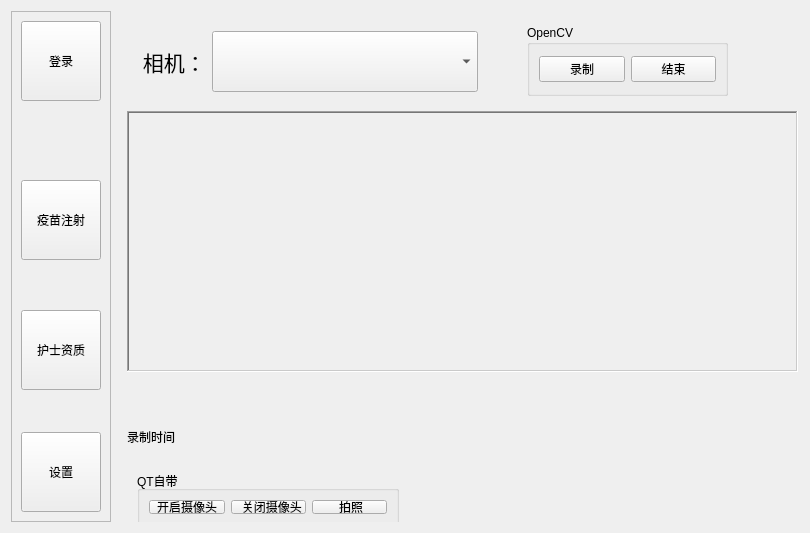
<?xml version="1.0" encoding="UTF-8"?>
<ui version="4.0">
 <class>Widget</class>
 <widget class="QWidget" name="Widget">
  <property name="geometry">
   <rect>
    <x>0</x>
    <y>0</y>
    <width>810</width>
    <height>533</height>
   </rect>
  </property>
  <property name="windowTitle">
   <string>Widget</string>
  </property>
  <property name="styleSheet">
   <string notr="true"/>
  </property>
  <layout class="QGridLayout" name="gridLayout_2">
   <item row="0" column="0">
    <widget class="QFrame" name="frame">
     <property name="frameShape">
      <enum>QFrame::StyledPanel</enum>
     </property>
     <property name="frameShadow">
      <enum>QFrame::Raised</enum>
     </property>
     <layout class="QGridLayout" name="gridLayout">
      <item row="2" column="0">
       <widget class="QPushButton" name="btn_injection">
        <property name="minimumSize">
         <size>
          <width>80</width>
          <height>80</height>
         </size>
        </property>
        <property name="text">
         <string>疫苗注射</string>
        </property>
        <property name="checkable">
         <bool>true</bool>
        </property>
        <property name="autoExclusive">
         <bool>true</bool>
        </property>
       </widget>
      </item>
      <item row="1" column="0">
       <spacer name="verticalSpacer_12">
        <property name="orientation">
         <enum>Qt::Vertical</enum>
        </property>
        <property name="sizeHint" stdset="0">
         <size>
          <width>20</width>
          <height>87</height>
         </size>
        </property>
       </spacer>
      </item>
      <item row="6" column="0">
       <spacer name="verticalSpacer_2">
        <property name="orientation">
         <enum>Qt::Vertical</enum>
        </property>
        <property name="sizeHint" stdset="0">
         <size>
          <width>20</width>
          <height>50</height>
         </size>
        </property>
       </spacer>
      </item>
      <item row="7" column="0">
       <widget class="QPushButton" name="btn_setting">
        <property name="minimumSize">
         <size>
          <width>80</width>
          <height>80</height>
         </size>
        </property>
        <property name="text">
         <string>设置</string>
        </property>
        <property name="checkable">
         <bool>true</bool>
        </property>
        <property name="autoExclusive">
         <bool>true</bool>
        </property>
       </widget>
      </item>
      <item row="8" column="0">
       <spacer name="verticalSpacer_4">
        <property name="orientation">
         <enum>Qt::Vertical</enum>
        </property>
        <property name="sizeHint" stdset="0">
         <size>
          <width>20</width>
          <height>3</height>
         </size>
        </property>
       </spacer>
      </item>
      <item row="0" column="0">
       <widget class="QPushButton" name="btn_login">
        <property name="minimumSize">
         <size>
          <width>80</width>
          <height>80</height>
         </size>
        </property>
        <property name="focusPolicy">
         <enum>Qt::NoFocus</enum>
        </property>
        <property name="text">
         <string>登录</string>
        </property>
        <property name="checkable">
         <bool>true</bool>
        </property>
        <property name="autoExclusive">
         <bool>true</bool>
        </property>
       </widget>
      </item>
      <item row="5" column="0">
       <widget class="QPushButton" name="btn_message">
        <property name="minimumSize">
         <size>
          <width>80</width>
          <height>80</height>
         </size>
        </property>
        <property name="focusPolicy">
         <enum>Qt::NoFocus</enum>
        </property>
        <property name="text">
         <string>护士资质</string>
        </property>
        <property name="checkable">
         <bool>true</bool>
        </property>
        <property name="autoExclusive">
         <bool>true</bool>
        </property>
       </widget>
      </item>
      <item row="4" column="0">
       <spacer name="verticalSpacer">
        <property name="orientation">
         <enum>Qt::Vertical</enum>
        </property>
        <property name="sizeHint" stdset="0">
         <size>
          <width>20</width>
          <height>59</height>
         </size>
        </property>
       </spacer>
      </item>
     </layout>
    </widget>
   </item>
   <item row="0" column="1">
    <widget class="QStackedWidget" name="stackedWidget">
     <property name="styleSheet">
      <string notr="true"/>
     </property>
     <property name="frameShape">
      <enum>QFrame::NoFrame</enum>
     </property>
     <property name="frameShadow">
      <enum>QFrame::Plain</enum>
     </property>
     <property name="currentIndex">
      <number>2</number>
     </property>
     <widget class="QWidget" name="page">
      <layout class="QGridLayout" name="gridLayout_3">
       <item row="0" column="1">
        <widget class="QTabWidget" name="tabWidget">
         <property name="enabled">
          <bool>true</bool>
         </property>
         <property name="tabPosition">
          <enum>QTabWidget::North</enum>
         </property>
         <property name="tabShape">
          <enum>QTabWidget::Rounded</enum>
         </property>
         <property name="currentIndex">
          <number>0</number>
         </property>
         <property name="iconSize">
          <size>
           <width>25</width>
           <height>25</height>
          </size>
         </property>
         <property name="tabsClosable">
          <bool>false</bool>
         </property>
         <property name="tabBarAutoHide">
          <bool>false</bool>
         </property>
         <widget class="QWidget" name="tab">
          <attribute name="title">
           <string> 录入</string>
          </attribute>
          <layout class="QGridLayout" name="gridLayout_7">
           <item row="1" column="0">
            <widget class="QWidget" name="widget_10" native="true">
             <layout class="QHBoxLayout" name="horizontalLayout_6">
              <item>
               <widget class="QWidget" name="widget_9" native="true">
                <layout class="QGridLayout" name="gridLayout_6">
                 <item row="0" column="0">
                  <widget class="QLabel" name="lbl_show">
                   <property name="minimumSize">
                    <size>
                     <width>350</width>
                     <height>400</height>
                    </size>
                   </property>
                   <property name="maximumSize">
                    <size>
                     <width>350</width>
                     <height>420</height>
                    </size>
                   </property>
                   <property name="styleSheet">
                    <string notr="true">border-image: url(:/img/img/icon_show.gif);</string>
                   </property>
                   <property name="text">
                    <string/>
                   </property>
                  </widget>
                 </item>
                </layout>
               </widget>
              </item>
              <item>
               <widget class="QWidget" name="widget_8" native="true">
                <layout class="QGridLayout" name="gridLayout_5">
                 <item row="3" column="2">
                  <widget class="QPushButton" name="btn_input">
                   <property name="minimumSize">
                    <size>
                     <width>60</width>
                     <height>25</height>
                    </size>
                   </property>
                   <property name="maximumSize">
                    <size>
                     <width>60</width>
                     <height>25</height>
                    </size>
                   </property>
                   <property name="text">
                    <string>录入</string>
                   </property>
                  </widget>
                 </item>
                 <item row="0" column="0" colspan="3">
                  <widget class="QWidget" name="widget_7" native="true">
                   <layout class="QHBoxLayout" name="horizontalLayout_5">
                    <item>
                     <widget class="QWidget" name="widget_3" native="true">
                      <layout class="QVBoxLayout" name="verticalLayout_3">
                       <item>
                        <spacer name="verticalSpacer_5">
                         <property name="orientation">
                          <enum>Qt::Vertical</enum>
                         </property>
                         <property name="sizeHint" stdset="0">
                          <size>
                           <width>20</width>
                           <height>40</height>
                          </size>
                         </property>
                        </spacer>
                       </item>
                       <item>
                        <widget class="QLabel" name="label_9">
                         <property name="text">
                          <string> 工号：</string>
                         </property>
                        </widget>
                       </item>
                       <item>
                        <widget class="QLabel" name="label_8">
                         <property name="text">
                          <string> 姓名：</string>
                         </property>
                        </widget>
                       </item>
                       <item>
                        <widget class="QLabel" name="label_10">
                         <property name="text">
                          <string> 资质有效期</string>
                         </property>
                        </widget>
                       </item>
                       <item>
                        <spacer name="verticalSpacer_6">
                         <property name="orientation">
                          <enum>Qt::Vertical</enum>
                         </property>
                         <property name="sizeHint" stdset="0">
                          <size>
                           <width>20</width>
                           <height>40</height>
                          </size>
                         </property>
                        </spacer>
                       </item>
                      </layout>
                     </widget>
                    </item>
                    <item>
                     <widget class="QWidget" name="widget_6" native="true">
                      <layout class="QVBoxLayout" name="verticalLayout_4">
                       <item>
                        <spacer name="verticalSpacer_7">
                         <property name="orientation">
                          <enum>Qt::Vertical</enum>
                         </property>
                         <property name="sizeHint" stdset="0">
                          <size>
                           <width>20</width>
                           <height>40</height>
                          </size>
                         </property>
                        </spacer>
                       </item>
                       <item>
                        <widget class="QLineEdit" name="lE_id">
                         <property name="sizePolicy">
                          <sizepolicy hsizetype="Expanding" vsizetype="Expanding">
                           <horstretch>0</horstretch>
                           <verstretch>0</verstretch>
                          </sizepolicy>
                         </property>
                        </widget>
                       </item>
                       <item>
                        <widget class="QLineEdit" name="lE_name">
                         <property name="sizePolicy">
                          <sizepolicy hsizetype="Expanding" vsizetype="Expanding">
                           <horstretch>0</horstretch>
                           <verstretch>0</verstretch>
                          </sizepolicy>
                         </property>
                        </widget>
                       </item>
                       <item>
                        <widget class="QDateEdit" name="dE_deadline">
                         <property name="sizePolicy">
                          <sizepolicy hsizetype="Expanding" vsizetype="Expanding">
                           <horstretch>0</horstretch>
                           <verstretch>0</verstretch>
                          </sizepolicy>
                         </property>
                        </widget>
                       </item>
                       <item>
                        <spacer name="verticalSpacer_8">
                         <property name="orientation">
                          <enum>Qt::Vertical</enum>
                         </property>
                         <property name="sizeHint" stdset="0">
                          <size>
                           <width>20</width>
                           <height>40</height>
                          </size>
                         </property>
                        </spacer>
                       </item>
                      </layout>
                     </widget>
                    </item>
                   </layout>
                  </widget>
                 </item>
                 <item row="2" column="0" colspan="3">
                  <widget class="QLabel" name="lbl_image">
                   <property name="minimumSize">
                    <size>
                     <width>150</width>
                     <height>200</height>
                    </size>
                   </property>
                   <property name="styleSheet">
                    <string notr="true">border-image: url(:/img/img/icon_add.png);</string>
                   </property>
                   <property name="text">
                    <string/>
                   </property>
                  </widget>
                 </item>
                 <item row="1" column="0">
                  <widget class="QToolButton" name="btn_choose">
                   <property name="text">
                    <string>  选择资质图片</string>
                   </property>
                  </widget>
                 </item>
                 <item row="1" column="1">
                  <widget class="QLabel" name="lbl_filename">
                   <property name="maximumSize">
                    <size>
                     <width>190</width>
                     <height>16777215</height>
                    </size>
                   </property>
                   <property name="text">
                    <string>未选择文件</string>
                   </property>
                  </widget>
                 </item>
                </layout>
               </widget>
              </item>
             </layout>
            </widget>
           </item>
           <item row="0" column="0">
            <spacer name="verticalSpacer_9">
             <property name="orientation">
              <enum>Qt::Vertical</enum>
             </property>
             <property name="sizeHint" stdset="0">
              <size>
               <width>20</width>
               <height>40</height>
              </size>
             </property>
            </spacer>
           </item>
           <item row="2" column="0">
            <spacer name="verticalSpacer_10">
             <property name="orientation">
              <enum>Qt::Vertical</enum>
             </property>
             <property name="sizeHint" stdset="0">
              <size>
               <width>20</width>
               <height>40</height>
              </size>
             </property>
            </spacer>
           </item>
          </layout>
         </widget>
         <widget class="QWidget" name="tab_3">
          <attribute name="title">
           <string>查找</string>
          </attribute>
          <layout class="QGridLayout" name="gridLayout_4">
           <item row="0" column="0">
            <widget class="QWidget" name="widget" native="true">
             <property name="sizePolicy">
              <sizepolicy hsizetype="Preferred" vsizetype="Preferred">
               <horstretch>0</horstretch>
               <verstretch>0</verstretch>
              </sizepolicy>
             </property>
             <property name="maximumSize">
              <size>
               <width>16777215</width>
               <height>160</height>
              </size>
             </property>
             <layout class="QHBoxLayout" name="horizontalLayout_3">
              <item>
               <widget class="QGroupBox" name="groupBox">
                <property name="minimumSize">
                 <size>
                  <width>0</width>
                  <height>100</height>
                 </size>
                </property>
                <property name="title">
                 <string> 查询条件1</string>
                </property>
                <layout class="QHBoxLayout" name="horizontalLayout">
                 <item>
                  <widget class="QWidget" name="widget_2" native="true">
                   <layout class="QVBoxLayout" name="verticalLayout">
                    <item>
                     <widget class="QLabel" name="label">
                      <property name="text">
                       <string>护士工号：</string>
                      </property>
                     </widget>
                    </item>
                    <item>
                     <widget class="QLabel" name="label_5">
                      <property name="text">
                       <string> 姓名：</string>
                      </property>
                     </widget>
                    </item>
                    <item>
                     <widget class="QLabel" name="label_7">
                      <property name="text">
                       <string> 资质状态：</string>
                      </property>
                     </widget>
                    </item>
                   </layout>
                  </widget>
                 </item>
                 <item>
                  <widget class="QWidget" name="widget_5" native="true">
                   <layout class="QVBoxLayout" name="verticalLayout_2">
                    <item>
                     <widget class="QLineEdit" name="lE_select_id">
                      <property name="sizePolicy">
                       <sizepolicy hsizetype="Expanding" vsizetype="Expanding">
                        <horstretch>0</horstretch>
                        <verstretch>0</verstretch>
                       </sizepolicy>
                      </property>
                      <property name="minimumSize">
                       <size>
                        <width>0</width>
                        <height>20</height>
                       </size>
                      </property>
                      <property name="maximumSize">
                       <size>
                        <width>16777215</width>
                        <height>40</height>
                       </size>
                      </property>
                     </widget>
                    </item>
                    <item>
                     <widget class="QLineEdit" name="lE_select_name">
                      <property name="sizePolicy">
                       <sizepolicy hsizetype="Expanding" vsizetype="Expanding">
                        <horstretch>0</horstretch>
                        <verstretch>0</verstretch>
                       </sizepolicy>
                      </property>
                      <property name="minimumSize">
                       <size>
                        <width>0</width>
                        <height>20</height>
                       </size>
                      </property>
                      <property name="maximumSize">
                       <size>
                        <width>16777215</width>
                        <height>40</height>
                       </size>
                      </property>
                     </widget>
                    </item>
                    <item>
                     <widget class="QComboBox" name="cB_select_status">
                      <property name="sizePolicy">
                       <sizepolicy hsizetype="Preferred" vsizetype="Expanding">
                        <horstretch>0</horstretch>
                        <verstretch>0</verstretch>
                       </sizepolicy>
                      </property>
                      <property name="minimumSize">
                       <size>
                        <width>0</width>
                        <height>20</height>
                       </size>
                      </property>
                      <property name="maximumSize">
                       <size>
                        <width>16777215</width>
                        <height>40</height>
                       </size>
                      </property>
                      <item>
                       <property name="text">
                        <string>任意</string>
                       </property>
                      </item>
                      <item>
                       <property name="text">
                        <string>有效期内</string>
                       </property>
                      </item>
                      <item>
                       <property name="text">
                        <string>已失效</string>
                       </property>
                      </item>
                     </widget>
                    </item>
                   </layout>
                  </widget>
                 </item>
                 <item>
                  <widget class="QToolButton" name="btn_select1">
                   <property name="minimumSize">
                    <size>
                     <width>50</width>
                     <height>40</height>
                    </size>
                   </property>
                   <property name="text">
                    <string> 查询</string>
                   </property>
                  </widget>
                 </item>
                </layout>
               </widget>
              </item>
              <item>
               <widget class="QGroupBox" name="groupBox_2">
                <property name="title">
                 <string> 查询条件2</string>
                </property>
                <layout class="QHBoxLayout" name="horizontalLayout_2">
                 <item>
                  <widget class="QWidget" name="widget_4" native="true">
                   <property name="sizePolicy">
                    <sizepolicy hsizetype="Preferred" vsizetype="Preferred">
                     <horstretch>0</horstretch>
                     <verstretch>0</verstretch>
                    </sizepolicy>
                   </property>
                   <layout class="QHBoxLayout" name="horizontalLayout_4">
                    <item>
                     <widget class="QLabel" name="label_6">
                      <property name="text">
                       <string>截止日期：</string>
                      </property>
                     </widget>
                    </item>
                    <item>
                     <widget class="QDateEdit" name="dE_select_deadline">
                      <property name="sizePolicy">
                       <sizepolicy hsizetype="Expanding" vsizetype="Expanding">
                        <horstretch>0</horstretch>
                        <verstretch>0</verstretch>
                       </sizepolicy>
                      </property>
                      <property name="maximumSize">
                       <size>
                        <width>223</width>
                        <height>100</height>
                       </size>
                      </property>
                     </widget>
                    </item>
                   </layout>
                  </widget>
                 </item>
                 <item>
                  <widget class="QToolButton" name="btn_select2">
                   <property name="minimumSize">
                    <size>
                     <width>50</width>
                     <height>40</height>
                    </size>
                   </property>
                   <property name="text">
                    <string> 查询</string>
                   </property>
                  </widget>
                 </item>
                </layout>
               </widget>
              </item>
             </layout>
            </widget>
           </item>
           <item row="1" column="0">
            <widget class="QTableView" name="tV_select"/>
           </item>
          </layout>
         </widget>
         <widget class="QWidget" name="tab_2">
          <attribute name="title">
           <string>修改</string>
          </attribute>
          <layout class="QHBoxLayout" name="horizontalLayout_8">
           <item>
            <widget class="QWidget" name="widget_15" native="true">
             <layout class="QGridLayout" name="gridLayout_8">
              <item row="0" column="0">
               <widget class="QTableView" name="tV_modify"/>
              </item>
              <item row="1" column="0">
               <widget class="QWidget" name="widget_14" native="true">
                <property name="minimumSize">
                 <size>
                  <width>321</width>
                  <height>81</height>
                 </size>
                </property>
                <widget class="QWidget" name="widget_12" native="true">
                 <property name="geometry">
                  <rect>
                   <x>9</x>
                   <y>9</y>
                   <width>199</width>
                   <height>38</height>
                  </rect>
                 </property>
                 <layout class="QHBoxLayout" name="horizontalLayout_7">
                  <item>
                   <widget class="QLabel" name="label_11">
                    <property name="text">
                     <string> 姓名：</string>
                    </property>
                   </widget>
                  </item>
                  <item>
                   <widget class="QLineEdit" name="lE_modify_name">
                    <property name="sizePolicy">
                     <sizepolicy hsizetype="Expanding" vsizetype="Expanding">
                      <horstretch>0</horstretch>
                      <verstretch>0</verstretch>
                     </sizepolicy>
                    </property>
                   </widget>
                  </item>
                 </layout>
                </widget>
                <widget class="QWidget" name="widget_13" native="true">
                 <property name="geometry">
                  <rect>
                   <x>214</x>
                   <y>9</y>
                   <width>93</width>
                   <height>70</height>
                  </rect>
                 </property>
                 <layout class="QVBoxLayout" name="verticalLayout_6">
                  <item>
                   <widget class="QPushButton" name="btn_select">
                    <property name="text">
                     <string> 查询</string>
                    </property>
                   </widget>
                  </item>
                  <item>
                   <widget class="QPushButton" name="btn_showAll">
                    <property name="text">
                     <string>显示全表</string>
                    </property>
                   </widget>
                  </item>
                 </layout>
                </widget>
               </widget>
              </item>
             </layout>
            </widget>
           </item>
           <item>
            <widget class="QWidget" name="widget_11" native="true">
             <layout class="QVBoxLayout" name="verticalLayout_5">
              <item>
               <widget class="QPushButton" name="btn_submit">
                <property name="text">
                 <string>提交修改</string>
                </property>
               </widget>
              </item>
              <item>
               <widget class="QPushButton" name="btn_revert">
                <property name="text">
                 <string>撤销修改</string>
                </property>
               </widget>
              </item>
              <item>
               <widget class="QPushButton" name="btn_delete">
                <property name="text">
                 <string> 删除选中行</string>
                </property>
               </widget>
              </item>
              <item>
               <widget class="QPushButton" name="btn_ascend">
                <property name="text">
                 <string>按ID升序排列</string>
                </property>
               </widget>
              </item>
              <item>
               <widget class="QPushButton" name="btn_descend">
                <property name="text">
                 <string>按ID降序排列</string>
                </property>
               </widget>
              </item>
             </layout>
            </widget>
           </item>
          </layout>
         </widget>
        </widget>
       </item>
      </layout>
     </widget>
     <widget class="QWidget" name="page_2">
      <layout class="QGridLayout" name="gridLayout_9">
       <item row="1" column="1">
        <widget class="QWidget" name="widget_18" native="true">
         <property name="minimumSize">
          <size>
           <width>0</width>
           <height>300</height>
          </size>
         </property>
         <layout class="QVBoxLayout" name="verticalLayout_7">
          <item>
           <widget class="QLabel" name="label_2">
            <property name="minimumSize">
             <size>
              <width>0</width>
              <height>80</height>
             </size>
            </property>
            <property name="font">
             <font>
              <family>微软雅黑</family>
              <pointsize>20</pointsize>
              <weight>50</weight>
              <bold>false</bold>
             </font>
            </property>
            <property name="styleSheet">
             <string notr="true">background-color: rgb(255, 255, 255);
color: rgb(255, 88, 138);</string>
            </property>
            <property name="text">
             <string>login</string>
            </property>
            <property name="alignment">
             <set>Qt::AlignCenter</set>
            </property>
           </widget>
          </item>
          <item>
           <widget class="QWidget" name="widget_16" native="true">
            <property name="styleSheet">
             <string notr="true">    border: 1px solid #696969;
    border-radius: 5px;</string>
            </property>
            <layout class="QHBoxLayout" name="horizontalLayout_9">
             <item>
              <widget class="QLabel" name="label_12">
               <property name="minimumSize">
                <size>
                 <width>25</width>
                 <height>25</height>
                </size>
               </property>
               <property name="maximumSize">
                <size>
                 <width>25</width>
                 <height>25</height>
                </size>
               </property>
               <property name="styleSheet">
                <string notr="true">border-image: url(:/img/img/user_name.png);
background-color: rgb(255, 255, 255);
border: none</string>
               </property>
               <property name="text">
                <string/>
               </property>
              </widget>
             </item>
             <item>
              <widget class="QLineEdit" name="lE_login_id">
               <property name="sizePolicy">
                <sizepolicy hsizetype="Expanding" vsizetype="Expanding">
                 <horstretch>0</horstretch>
                 <verstretch>0</verstretch>
                </sizepolicy>
               </property>
               <property name="styleSheet">
                <string notr="true">border: none;
font: 12pt &quot;Agency FB&quot;;
font: 14pt &quot;微软雅黑&quot;;</string>
               </property>
              </widget>
             </item>
            </layout>
           </widget>
          </item>
          <item>
           <widget class="QWidget" name="widget_17" native="true">
            <property name="styleSheet">
             <string notr="true">    border: 1px solid #696969;
    border-radius: 5px;</string>
            </property>
            <layout class="QHBoxLayout" name="horizontalLayout_10">
             <item>
              <widget class="QLabel" name="label_13">
               <property name="minimumSize">
                <size>
                 <width>25</width>
                 <height>25</height>
                </size>
               </property>
               <property name="maximumSize">
                <size>
                 <width>25</width>
                 <height>25</height>
                </size>
               </property>
               <property name="styleSheet">
                <string notr="true">image: url(:/img/img/pwd.png);
background-color: rgb(255, 255, 255);
border: none;</string>
               </property>
               <property name="text">
                <string/>
               </property>
              </widget>
             </item>
             <item>
              <widget class="QLineEdit" name="lE_login_pwd">
               <property name="sizePolicy">
                <sizepolicy hsizetype="Expanding" vsizetype="Expanding">
                 <horstretch>0</horstretch>
                 <verstretch>0</verstretch>
                </sizepolicy>
               </property>
               <property name="styleSheet">
                <string notr="true">border: none;
font: 14pt &quot;微软雅黑&quot;;</string>
               </property>
               <property name="echoMode">
                <enum>QLineEdit::Password</enum>
               </property>
              </widget>
             </item>
            </layout>
           </widget>
          </item>
          <item>
           <widget class="QWidget" name="widget_19" native="true">
            <property name="minimumSize">
             <size>
              <width>0</width>
              <height>80</height>
             </size>
            </property>
            <layout class="QHBoxLayout" name="horizontalLayout_11">
             <item>
              <widget class="QPushButton" name="btn_login_login">
               <property name="sizePolicy">
                <sizepolicy hsizetype="Minimum" vsizetype="Expanding">
                 <horstretch>0</horstretch>
                 <verstretch>0</verstretch>
                </sizepolicy>
               </property>
               <property name="styleSheet">
                <string notr="true">/*按钮-登录*/
QPushButton{
    color:#ffffff;
    border: none;
    background-color:#fd6c92;
    border-radius: 5px;
}
/*按钮-登录-鼠标悬停*/
QPushButton:hover{
    color:#ffffff;
    border: none;
    background-color:#fd4979;
    border-radius: 5px;
}
/*按钮-登录-鼠标按下*/
QPushButton:pressed{
    color:#ffffff;
    border: none;
    background-color:#fd6c92;
    border-radius: 5px;
}</string>
               </property>
               <property name="text">
                <string>登录</string>
               </property>
              </widget>
             </item>
             <item>
              <widget class="QPushButton" name="btn_login_register">
               <property name="sizePolicy">
                <sizepolicy hsizetype="Minimum" vsizetype="Expanding">
                 <horstretch>0</horstretch>
                 <verstretch>0</verstretch>
                </sizepolicy>
               </property>
               <property name="styleSheet">
                <string notr="true">/*按钮-登录*/
QPushButton{
    color:#ffffff;
    border: none;
    background-color:#fd6c92;
    border-radius: 5px;
}
/*按钮-登录-鼠标悬停*/
QPushButton:hover{
    color:#ffffff;
    border: none;
    background-color:#fd4979;
    border-radius: 5px;
}
/*按钮-登录-鼠标按下*/
QPushButton:pressed{
    color:#ffffff;
    border: none;
    background-color:#fd6c92;
    border-radius: 5px;
}</string>
               </property>
               <property name="text">
                <string>注册</string>
               </property>
              </widget>
             </item>
            </layout>
           </widget>
          </item>
         </layout>
        </widget>
       </item>
       <item row="0" column="1">
        <spacer name="verticalSpacer_3">
         <property name="orientation">
          <enum>Qt::Vertical</enum>
         </property>
         <property name="sizeHint" stdset="0">
          <size>
           <width>20</width>
           <height>40</height>
          </size>
         </property>
        </spacer>
       </item>
       <item row="1" column="2">
        <spacer name="horizontalSpacer_2">
         <property name="orientation">
          <enum>Qt::Horizontal</enum>
         </property>
         <property name="sizeHint" stdset="0">
          <size>
           <width>40</width>
           <height>20</height>
          </size>
         </property>
        </spacer>
       </item>
       <item row="1" column="0">
        <spacer name="horizontalSpacer">
         <property name="orientation">
          <enum>Qt::Horizontal</enum>
         </property>
         <property name="sizeHint" stdset="0">
          <size>
           <width>40</width>
           <height>20</height>
          </size>
         </property>
        </spacer>
       </item>
       <item row="2" column="1">
        <spacer name="verticalSpacer_11">
         <property name="orientation">
          <enum>Qt::Vertical</enum>
         </property>
         <property name="sizeHint" stdset="0">
          <size>
           <width>20</width>
           <height>40</height>
          </size>
         </property>
        </spacer>
       </item>
      </layout>
     </widget>
     <widget class="QWidget" name="page_3">
      <widget class="QWidget" name="widget_20" native="true">
       <property name="geometry">
        <rect>
         <x>20</x>
         <y>20</y>
         <width>341</width>
         <height>61</height>
        </rect>
       </property>
       <property name="minimumSize">
        <size>
         <width>341</width>
         <height>61</height>
        </size>
       </property>
       <property name="maximumSize">
        <size>
         <width>341</width>
         <height>61</height>
        </size>
       </property>
       <property name="font">
        <font>
         <pointsize>16</pointsize>
        </font>
       </property>
       <layout class="QHBoxLayout" name="horizontalLayout_12">
        <item>
         <widget class="QLabel" name="label_14">
          <property name="text">
           <string> 相机：</string>
          </property>
         </widget>
        </item>
        <item>
         <widget class="QComboBox" name="cB_camera">
          <property name="sizePolicy">
           <sizepolicy hsizetype="Expanding" vsizetype="Expanding">
            <horstretch>0</horstretch>
            <verstretch>0</verstretch>
           </sizepolicy>
          </property>
         </widget>
        </item>
       </layout>
      </widget>
      <widget class="QLabel" name="lbl_video_show">
       <property name="geometry">
        <rect>
         <x>10</x>
         <y>100</y>
         <width>671</width>
         <height>261</height>
        </rect>
       </property>
       <property name="frameShape">
        <enum>QFrame::WinPanel</enum>
       </property>
       <property name="frameShadow">
        <enum>QFrame::Sunken</enum>
       </property>
       <property name="text">
        <string/>
       </property>
      </widget>
      <widget class="QLabel" name="lbl_display">
       <property name="geometry">
        <rect>
         <x>10</x>
         <y>400</y>
         <width>431</width>
         <height>51</height>
        </rect>
       </property>
       <property name="text">
        <string>录制时间</string>
       </property>
      </widget>
      <widget class="QGroupBox" name="groupBox_3">
       <property name="geometry">
        <rect>
         <x>20</x>
         <y>460</y>
         <width>262</width>
         <height>55</height>
        </rect>
       </property>
       <property name="title">
        <string>QT自带</string>
       </property>
       <layout class="QHBoxLayout" name="horizontalLayout_13">
        <item>
         <widget class="QPushButton" name="btn_open_camera">
          <property name="text">
           <string>开启摄像头</string>
          </property>
         </widget>
        </item>
        <item>
         <widget class="QPushButton" name="btn_close_camera">
          <property name="text">
           <string>  关闭摄像头</string>
          </property>
         </widget>
        </item>
        <item>
         <widget class="QPushButton" name="btn_capture">
          <property name="text">
           <string> 拍照</string>
          </property>
         </widget>
        </item>
       </layout>
      </widget>
      <widget class="QGroupBox" name="groupBox_4">
       <property name="geometry">
        <rect>
         <x>410</x>
         <y>14</y>
         <width>201</width>
         <height>71</height>
        </rect>
       </property>
       <property name="title">
        <string>OpenCV</string>
       </property>
       <layout class="QHBoxLayout" name="horizontalLayout_14">
        <item>
         <widget class="QPushButton" name="pushButton">
          <property name="text">
           <string>录制</string>
          </property>
         </widget>
        </item>
        <item>
         <widget class="QPushButton" name="pushButton_2">
          <property name="text">
           <string>结束</string>
          </property>
         </widget>
        </item>
       </layout>
      </widget>
      <widget class="QWidget" name="widget_21" native="true">
       <property name="geometry">
        <rect>
         <x>10</x>
         <y>550</y>
         <width>1001</width>
         <height>61</height>
        </rect>
       </property>
       <layout class="QHBoxLayout" name="horizontalLayout_15">
        <item>
         <widget class="QPushButton" name="btn_setSavedPath">
          <property name="text">
           <string>设置文件保存路径</string>
          </property>
         </widget>
        </item>
        <item>
         <widget class="QLabel" name="label_3">
          <property name="text">
           <string>录像保存路径:</string>
          </property>
         </widget>
        </item>
        <item>
         <widget class="QLabel" name="lbl_savedPath">
          <property name="sizePolicy">
           <sizepolicy hsizetype="Expanding" vsizetype="Expanding">
            <horstretch>0</horstretch>
            <verstretch>0</verstretch>
           </sizepolicy>
          </property>
          <property name="text">
           <string>null</string>
          </property>
         </widget>
        </item>
       </layout>
      </widget>
     </widget>
     <widget class="QWidget" name="page_4">
      <widget class="QLabel" name="label_4">
       <property name="geometry">
        <rect>
         <x>360</x>
         <y>240</y>
         <width>54</width>
         <height>12</height>
        </rect>
       </property>
       <property name="text">
        <string>3</string>
       </property>
      </widget>
     </widget>
    </widget>
   </item>
  </layout>
 </widget>
 <resources/>
 <connections/>
</ui>
